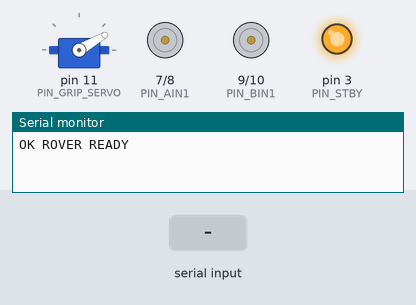
A sketch run on a simulated Arduino Uno, built with avr-gcc and run on an emulated ATmega328P. On the bench: servo, motor-driver pin pairs drawn as motors (green arrow = first pin HIGH = forward, orange = second pin HIGH = backward, longer = more drive, scaled by the enable pin, stopped while the standby pin is LOW), output pins drawn as LEDs (lit = HIGH), the last lines printed to the serial monitor. The inputs (shaded band) are chosen by the test bench.

Above: at 1.3 s.
1.4 s: "GRIP CLOSE\n" received over Serial
At 2.4 s:
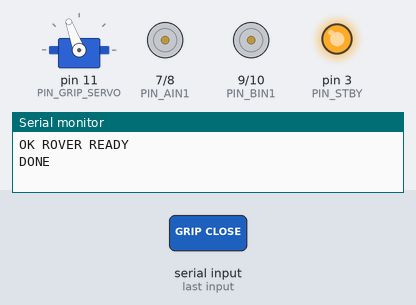
2.9 s: "MOVE FWD\n" received over Serial
At 3.5 s:
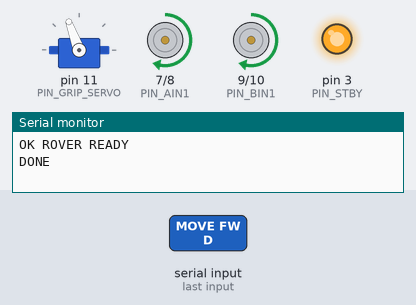
5.2 s: "MOVE BACK\n" received over Serial
At 5.8 s:
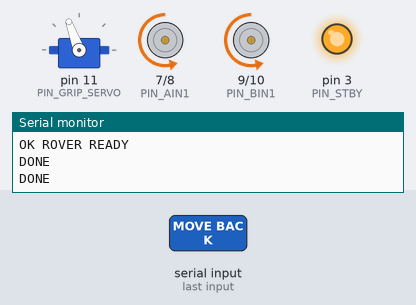
7.5 s: "TURN LEFT\n" received over Serial
At 7.59 s:
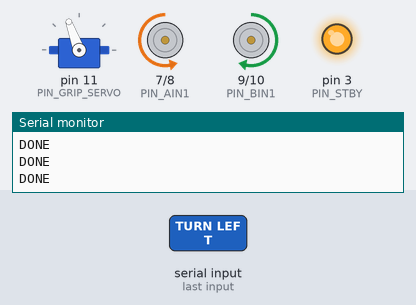
Timing chart, 0 to 10.1 s (numbered marks = the images above; inputs shaded):
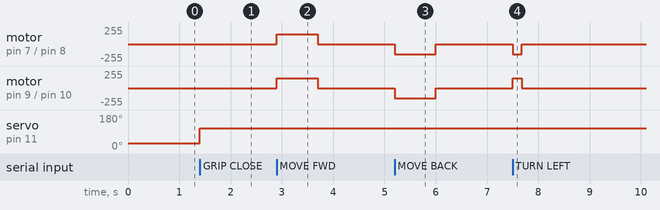

The sketch:

rover_firmware.ino
```cpp
// Rover Firmware - Generic Dual DC Motor (TB6612FNG/L298N)
// Protocol (ASCII, newline-terminated):
//   MOVE FWD D=<cm> V=<0-255>
//   MOVE BACK D=<cm> V=<0-255>
//   TURN LEFT A=<deg> V=<0-255>
//   TURN RIGHT A=<deg> V=<0-255>
//   STOP
//   HEARTBEAT
//   CAL SET ms_per_cm=<int>
//   CAL SET ms_per_deg=<int>
//
// Open-loop control using timing. Tune ms_per_cm and ms_per_deg.

// ============ Pin configuration (adjust to your wiring) ============
// TB6612 example pins (change as needed)
#define PIN_PWMA   5   // PWM A (left)
#define PIN_AIN1   7
#define PIN_AIN2   8
#define PIN_PWMB   6   // PWM B (right)
#define PIN_BIN1   9
#define PIN_BIN2   10
#define PIN_STBY   3   // optional, set HIGH to enable, tie to 5V if unused

// Optional Gripper Servo (set to -1 to disable)
#include <Servo.h>
#define PIN_GRIP_SERVO 11
Servo grip;
int gripOpenDeg  = 30;
int gripCloseDeg = 110;

// ============ Calibration and speeds ============
volatile int ms_per_cm  = 80;  // default, tune in field
volatile int ms_per_deg = 12;  // default, tune in field

// Helpers
void motorStop();
void motorForward(int pwmL, int pwmR);
void motorBackward(int pwmL, int pwmR);
void motorTurnLeft(int pwm);   // left in reverse, right forward
void motorTurnRight(int pwm);
long parseIntAfter(const String &s, const String &key, long fallback);
void toUpperInPlace(String &s);

// Serial buffer
String rx;

void setup()
{
  pinMode(PIN_PWMA, OUTPUT);
  pinMode(PIN_AIN1, OUTPUT);
  pinMode(PIN_AIN2, OUTPUT);
  pinMode(PIN_PWMB, OUTPUT);
  pinMode(PIN_BIN1, OUTPUT);
  pinMode(PIN_BIN2, OUTPUT);
  pinMode(PIN_STBY, OUTPUT);
  digitalWrite(PIN_STBY, HIGH);

  // Servo gripper
  grip.attach(PIN_GRIP_SERVO);
  grip.write(gripOpenDeg);

  motorStop();
  Serial.begin(115200);
  delay(100);
  Serial.println("OK ROVER READY");
}

void loop()
{
  // Read lines
  while (Serial.available() > 0)
  {
    char c = (char)Serial.read();
    if (c == '\r') continue;
    if (c == '\n')
    {
      String line = rx;
      rx = "";
      line.trim();
      if (line.length() == 0) continue;
      handleCommand(line);
    }
    else
    {
      if (rx.length() < 120) rx += c;
    }
  }
}

void handleCommand(String line)
{
  String u = line;
  toUpperInPlace(u);

  if (u.startsWith("HEARTBEAT"))
  {
    Serial.println("OK");
    return;
  }
  if (u.startsWith("STOP"))
  {
    motorStop();
    Serial.println("DONE");
    return;
  }
  if (u.startsWith("CAL SET"))
  {
    long v1 = parseIntAfter(u, "MS_PER_CM=", -1);
    if (v1 >= 0) ms_per_cm = (int)v1;
    long v2 = parseIntAfter(u, "MS_PER_DEG=", -1);
    if (v2 >= 0) ms_per_deg = (int)v2;
    Serial.print("OK CAL ");
    Serial.print(ms_per_cm);
    Serial.print(" ");
    Serial.println(ms_per_deg);
    return;
  }
  if (u.startsWith("GRIP OPEN"))
  {
    grip.write(gripOpenDeg);
    delay(250);
    Serial.println("DONE");
    return;
  }
  if (u.startsWith("GRIP CLOSE"))
  {
    grip.write(gripCloseDeg);
    delay(300);
    Serial.println("DONE");
    return;
  }
  if (u.startsWith("MOVE FWD"))
  {
    int cm = (int)parseIntAfter(u, "D=", 10);
    int v  = (int)parseIntAfter(u, "V=", 150);
    v = constrain(v, 0, 255);
    int duration = cm * ms_per_cm;
    motorForward(v, v);
    delay(duration);
    motorStop();
    Serial.println("DONE");
    return;
  }
  if (u.startsWith("MOVE BACK"))
  {
    int cm = (int)parseIntAfter(u, "D=", 10);
    int v  = (int)parseIntAfter(u, "V=", 150);
    v = constrain(v, 0, 255);
    int duration = cm * ms_per_cm;
    motorBackward(v, v);
    delay(duration);
    motorStop();
    Serial.println("DONE");
    return;
  }
  if (u.startsWith("TURN LEFT"))
  {
    int deg = (int)parseIntAfter(u, "A=", 15);
    int v   = (int)parseIntAfter(u, "V=", 130);
    v = constrain(v, 0, 255);
    int duration = deg * ms_per_deg;
    motorTurnLeft(v);
    delay(duration);
    motorStop();
    Serial.println("DONE");
    return;
  }
  if (u.startsWith("TURN RIGHT"))
  {
    int deg = (int)parseIntAfter(u, "A=", 15);
    int v   = (int)parseIntAfter(u, "V=", 130);
    v = constrain(v, 0, 255);
    int duration = deg * ms_per_deg;
    motorTurnRight(v);
    delay(duration);
    motorStop();
    Serial.println("DONE");
    return;
  }

  // Unknown
  Serial.println("ERR 400");
}

// ============ Motor helpers ============
void motorStop()
{
  analogWrite(PIN_PWMA, 0);
  analogWrite(PIN_PWMB, 0);
  digitalWrite(PIN_AIN1, LOW);
  digitalWrite(PIN_AIN2, LOW);
  digitalWrite(PIN_BIN1, LOW);
  digitalWrite(PIN_BIN2, LOW);
}

void motorForward(int pwmL, int pwmR)
{
  digitalWrite(PIN_AIN1, HIGH);
  digitalWrite(PIN_AIN2, LOW);
  digitalWrite(PIN_BIN1, HIGH);
  digitalWrite(PIN_BIN2, LOW);
  analogWrite(PIN_PWMA, pwmL);
  analogWrite(PIN_PWMB, pwmR);
}

void motorBackward(int pwmL, int pwmR)
{
  digitalWrite(PIN_AIN1, LOW);
  digitalWrite(PIN_AIN2, HIGH);
  digitalWrite(PIN_BIN1, LOW);
  digitalWrite(PIN_BIN2, HIGH);
  analogWrite(PIN_PWMA, pwmL);
  analogWrite(PIN_PWMB, pwmR);
}

void motorTurnLeft(int pwm)
{
  digitalWrite(PIN_AIN1, LOW);
  digitalWrite(PIN_AIN2, HIGH);
  digitalWrite(PIN_BIN1, HIGH);
  digitalWrite(PIN_BIN2, LOW);
  analogWrite(PIN_PWMA, pwm);
  analogWrite(PIN_PWMB, pwm);
}

void motorTurnRight(int pwm)
{
  digitalWrite(PIN_AIN1, HIGH);
  digitalWrite(PIN_AIN2, LOW);
  digitalWrite(PIN_BIN1, LOW);
  digitalWrite(PIN_BIN2, HIGH);
  analogWrite(PIN_PWMA, pwm);
  analogWrite(PIN_PWMB, pwm);
}

// ============ Utilities ============
void toUpperInPlace(String &s)
{
  for (size_t i = 0; i < s.length(); ++i)
  {
    char c = s[i];
    if (c >= 'a' && c <= 'z') s.setCharAt(i, c - 32);
  }
}

long parseIntAfter(const String &s, const String &key, long fallback)
{
  int idx = s.indexOf(key);
  if (idx < 0) return fallback;
  idx += key.length();
  bool neg = false;
  long val = 0;
  bool found = false;
  for (int i = idx; i < s.length(); ++i)
  {
    char c = s[i];
    if (!found)
    {
      if (c == '-') { neg = true; found = true; }
      else if (c >= '0' && c <= '9') { val = (c - '0'); found = true; }
      else if (c == ' ') continue;
      else break;
    }
    else
    {
      if (c >= '0' && c <= '9') val = val * 10 + (c - '0');
      else break;
    }
  }
  if (!found) return fallback;
  if (neg) val = -val;
  return val;
}
```

Measured:
- after the input at 1.4 s, servo on pin 11 (PIN_GRIP_SERVO): 30° → 110° at once
- after the input at 2.9 s, motor on pin 7 (PIN_AIN1) / pin 8 (PIN_AIN2), motor on pin 9 (PIN_BIN1) / pin 10 (PIN_BIN2): stopped → forward 150/255 at once, → stopped 0.80 s later
- after the input at 5.2 s, motor on pin 7 (PIN_AIN1) / pin 8 (PIN_AIN2), motor on pin 9 (PIN_BIN1) / pin 10 (PIN_BIN2): stopped → backward 150/255 at once, → stopped 0.80 s later
- after the input at 7.5 s, motor on pin 7 (PIN_AIN1) / pin 8 (PIN_AIN2): stopped → backward 150/255 at once, → stopped 0.18 s later; motor on pin 9 (PIN_BIN1) / pin 10 (PIN_BIN2): stopped → forward 150/255 at once, → stopped 0.18 s later
